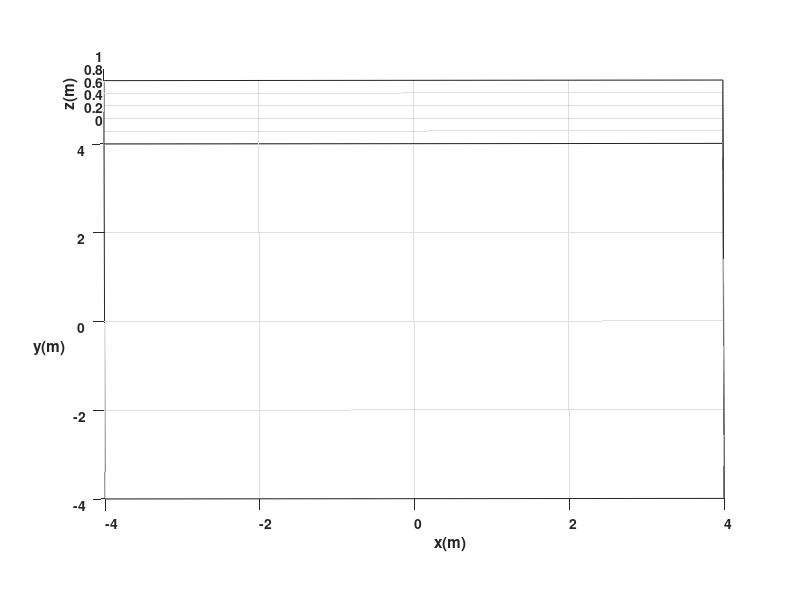

MATLAB code for this plot: (Note: this script raises an error after producing the figure.)
%Limpieza de pantalla
clear all
close all
clc
   
%%%%%%%%%%%%%%%%%%%%%%%%% TIEMPO %%%%%%%%%%%%%%%%%%%%%%%%%%%%%%%%%%%%%%
tf=8.5;             % Tiempo de simulación en segundos (s)
ts=0.1;            % Tiempo de muestreo en segundos (s)
t=0:ts:tf;         % Vector de tiempo
N= length(t);      % Muestras


%%%%%%%%%%%%%%%%%%% CONDICIONES INICIALES %%%%%%%%%%%%%%%%%%%%%%%%%%%%%%%
%Inicializamos las variables que se van a emplear
x1= zeros (1, N+1);       % Posición (X) en el centro del eje que une las ruedas en metros (m)
y1= zeros (1, N+1);       % Posición (Y) en el centro del eje que une las ruedas en metros (m)
phi= zeros (1, N+1);      % Orientación del robot en radiaanes (rad)

%Damos valores a nuestro punto inicial de posición y orientación
x1(1)=0;  %Posición inicial eje x
y1(1)=0;  %Posición inicial eje y
phi(1)=0; %Angulo Inicial

%%%%%%%%%%%%%%%%%%%%% PUNTO DE CONTROL %%%%%%%%%%%%%%%%%%%%%%%%%%%%%%%%%%%
%Inicializamos el punto de control 
hx= zeros (1, N+1);       % Posición en el eje (X) del punto de control en metros (m)
hy= zeros (1, N+1);       % Posición en el eje (Y) del punto de control en metros (m)

%Igualamos el punto de control con las proyecciones X1 y Y1 por su
%coincidencia
hx(1)= x1(1);       % Posición del punto de control en el eje (X) metros (m)
hy(1)= y1(1);       % Posición del punto de control en el eje (Y) metros (m)

%%%%%%%%%%%%%%%%%%%%%% VELOCIDADES DE REFERENCIA %%%%%%%%%%%%%%%%%%%%%%%%%%

v = 1*ones(1,N); % Velocidad lineal de referencia (m/s)
w = 0*ones(1,N); % Velocidad angular de referencia (rad/s)

v(1:10) = 0;
v(21:30) = 0;
v(41:50) = 0;
v(61:70) = 0;
w(1:10) = pi/6; %30°
w(21:30) = (13*pi)/18; %130°
w(41:50) = -(5*pi)/6; %-110°
w(61:70) = -(4*pi)/9; %-80°





%%%%%%%%%%%%%%%%%%%%%%%%% BUCLE DE SIMULACION %%%%%%%%%%%%%%%%%%%%%%%%%%%%%%%%

for k=1:N 

    %Aplico la integral a la velocidad angular para obtener el angulo "phi" de la orientación
    phi(k+1)=phi(k)+w(k)*ts; % Integral numérica (método de Euler)
           
   %%%%%%%%%%%%%%%%%%%%% MODELO CINEMATICO %%%%%%%%%%%%%%%%%%%%%%%%%
    
    xp1=v(k)*cos(phi(k)); 
    yp1=v(k)*sin(phi(k));
 
    %Aplico la integral a la velocidad lineal para obtener las cordenadas
    %"x1" y "y1" de la posición
    x1(k+1)=x1(k)+ ts*xp1; % Integral numérica (método de Euler)
    y1(k+1)=y1(k)+ ts*yp1; % Integral numérica (método de Euler)

    % Posicion del robot con respecto al punto de control
    hx(k+1)=x1(k+1); 
    hy(k+1)=y1(k+1);

end


%%%%%%%%%%%%%%%%%%%%%%%%%%%%% SIMULACION VIRTUAL 3D %%%%%%%%%%%%%%%%%%%%%%%%%%%%

% a) Configuracion de escena

scene=figure;  % Crear figura (Escena)
set(scene,'Color','white'); % Color del fondo de la escena
set(gca,'FontWeight','bold') ;% Negrilla en los ejes y etiquetas
sizeScreen=get(0,'ScreenSize'); % Retorna el tamaño de la pantalla del computador
set(scene,'position',sizeScreen); % Configurar tamaño de la figura
camlight('headlight'); % Luz para la escena
axis equal; % Establece la relación de aspecto para que las unidades de datos sean las mismas en todas las direcciones.
grid on; % Mostrar líneas de cuadrícula en los ejes
box on; % Mostrar contorno de ejes
xlabel('x(m)'); ylabel('y(m)'); zlabel('z(m)'); % Etiqueta de los eje

view([-0.1 35]); % Orientacion de la figura
axis([-4 4 -4 4 0 1]); % Ingresar limites minimos y maximos en los ejes x y z [minX maxX minY maxY minZ maxZ]

% b) Graficar robots en la posicion inicial
scale = 4;
MobileRobot;
H1=MobilePlot(x1(1),y1(1),phi(1),scale);hold on;

% c) Graficar Trayectorias
H2=plot3(hx(1),hy(1),0,'r','lineWidth',2);

% d) Bucle de simulacion de movimiento del robot

step=1; % pasos para simulacion

for k=1:step:N

    delete(H1);    
    delete(H2);
    
    H1=MobilePlot(x1(k),y1(k),phi(k),scale);
    H2=plot3(hx(1:k),hy(1:k),zeros(1,k),'r','lineWidth',2);
    
    pause(ts);

end

